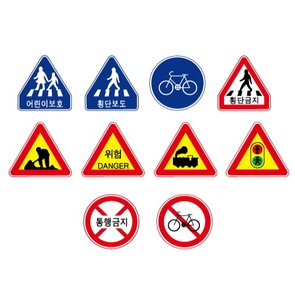
#> input picture Homework/HW 3 - 0310/sign.jpg, 295 x 295 px, shrunk from 500 x 500 before the run, found by its file name
$ python '권도연_h3.py'
#> lines starting #> are read from the running program, lines starting #| are printed output that depends on the picture
from PIL import Image
import random
import os
img = Image.open("sign.jpg")
#> img is the input picture: PIL image 295x295 RGB; mean R, G, B 232.8, 218.1, 218
(a,b)=img.size #신호 이미지 크기 조사
#> a = 295; b = 295
area=(140,80,250,200) #자를려는 신호의 위치 (왼쪽끈,위쪽끝,오른쪽끝,아래끝)
cropped_img=img.crop(area) #이미지 자르기
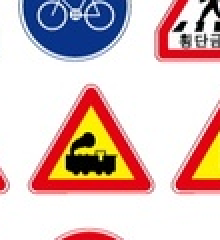
#> cropped_img: PIL image 110x120 RGB (shown 2 times larger); mean R, G, B 218.4, 192.2, 189.5
(c,d)=(cropped_img.size) #자른 이미지 크기
#> c = 110; d = 120
cropped_img.save("cropped_img.jpg") #자른 이미지 저장
e=Image.open("cropped_img.jpg")  #자른 신호 이미지 불러오기
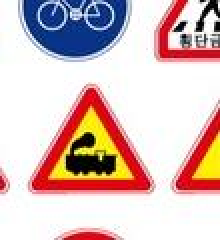
#> e: PIL image 110x120 RGB (shown 2 times larger); mean R, G, B 216.8, 191.8, 189.5
os.mkdir('data')#파일만들기
m=1
while m<=100:
#> (the run stopped early here; a loop or call above may not have finished)
